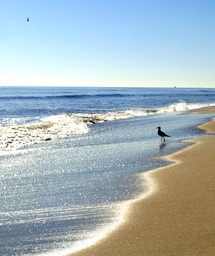
#> input picture Assignment6/sunandsea.jpg, 215 x 256 px, shrunk from 1288 x 1532 before the run, found by its file name
$ python Exercise_6_3.py
#> lines starting #> are read from the running program, lines starting #| are printed output that depends on the picture
import numpy as np
import matplotlib.pyplot as plt
from skimage import io
from scipy.ndimage import gaussian_filter
from sklearn.feature_extraction.image import extract_patches_2d
from sklearn.decomposition import PCA
from scipy.signal import convolve2d
from sklearn.cluster import KMeans
from sklearn.preprocessing import StandardScaler

# Load image
img = io.imread("Assignment6/sunandsea.jpg", as_gray=True)
#> img: shape (256, 215) float64; min 0.00113, max 1, mean 0.707

# Scales
sigmas = [1,2,4]

# Derivative orders up to third order
orders = [
(0,0),
(1,0),(0,1),
(2,0),(0,2),(1,1),
(3,0),(0,3),(2,1),(1,2)
]

responses = []

for s in sigmas:
    for o in orders:

        r = gaussian_filter(img, sigma=s, order=o)

        # scale normalization
        r = (s ** (o[0]+o[1])) * r

        responses.append((s,o,r))
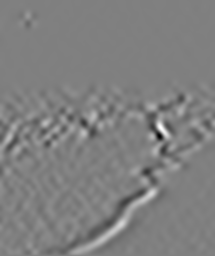
#> r: shape (256, 215) float64; min -0.0726, max 0.072, mean 1.59e-06; drawn with min black and max white
#> after the loop, responses = 30 items

plt.figure(figsize=(12,8))

for i,(s,o,r) in enumerate(responses):
    r = (r-r.min())/(r.max()-r.min())

    plt.subplot(len(sigmas),len(orders),i+1)
    plt.imshow(r,cmap="gray")
    plt.title(f"s={s},o={o}",fontsize=7)
    plt.axis("off")
#> this loop made 30 passes
#> (s, o) on passes 1 to 12: (1, (0, 0)), (1, (1, 0)), (1, (0, 1)), (1, (2, 0)), (1, (0, 2)), (1, (1, 1)), (1, (3, 0)), (1, (0, 3)), (1, (2, 1)), (1, (1, 2)), (2, (0, 0)), (2, (1, 0))
#> pass 1, `r = (r-r.min())/(r.max()-r.min())`:
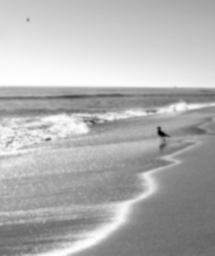
#> r: shape (256, 215) float64; min 0, max 1, mean 0.699

plt.tight_layout()
plt.show()
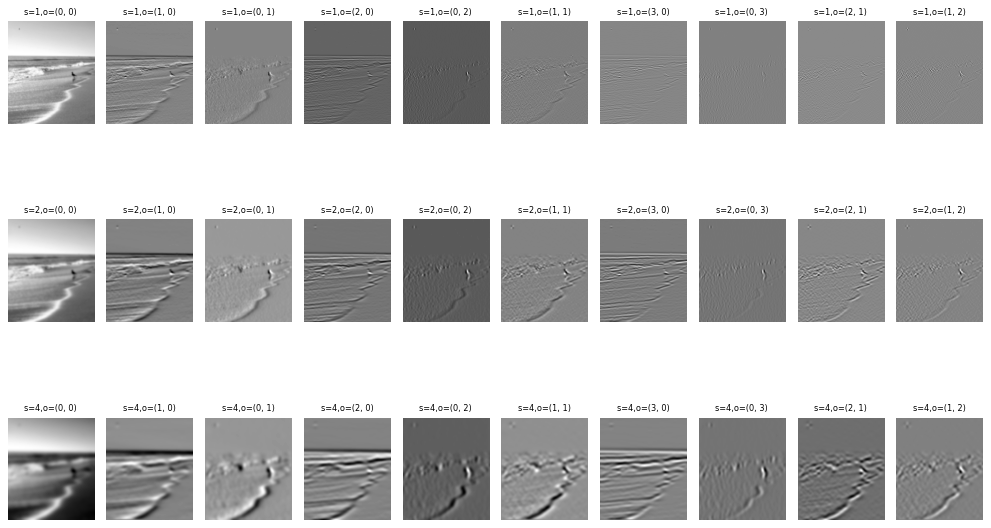
#> figure drawn by matplotlib, 30 panels

#3_2
# load image
img = io.imread("Assignment6/sunandsea.jpg", as_gray=True)

# extract random patches
patches = extract_patches_2d(img, (8,8), max_patches=5000)

# reshape for PCA
X = patches.reshape(len(patches), -1)

# PCA
pca = PCA(n_components=10)
pca.fit(X)

filters = pca.components_.reshape(-1,8,8)

# visualize learned filters
plt.figure(figsize=(10,3))
for i,f in enumerate(filters):
    plt.subplot(2,5,i+1)
    plt.imshow(f, cmap='gray')
    plt.axis("off")
plt.suptitle("PCA learned filters")
plt.show()
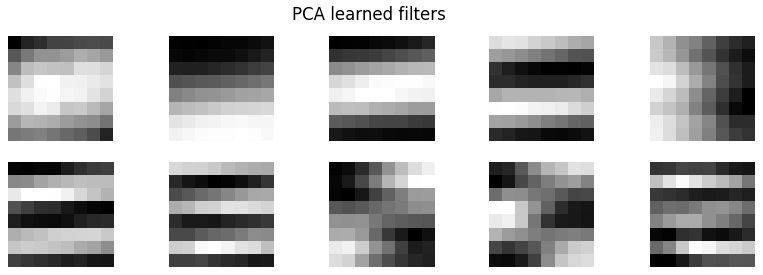
#> figure drawn by matplotlib, 10 panels

# filter responses
plt.figure(figsize=(10,3))
for i,f in enumerate(filters):
    r = convolve2d(img, f, mode="same")
    r = (r-r.min())/(r.max()-r.min())
    plt.subplot(2,5,i+1)
    plt.imshow(r, cmap='gray')
    plt.axis("off")
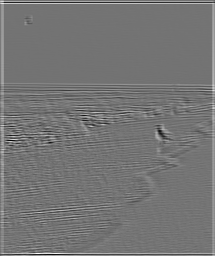
#> r: shape (256, 215) float64; min 0, max 1, mean 0.46
plt.suptitle("Filter responses")
plt.show()
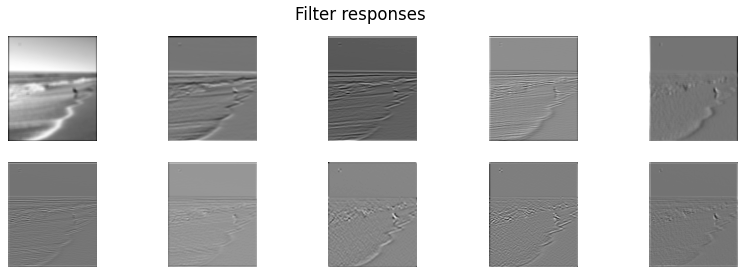
#> figure drawn by matplotlib, 10 panels


#task 3_3
img = io.imread("Assignment6/sunandsea.jpg", as_gray=True)


sigmas = [1,2,4]

orders = [
    (0,0),
    (1,0),(0,1),
    (2,0),(0,2),(1,1),
    (3,0),(0,3),(2,1),(1,2)
]

responses = []

for s in sigmas:
    for o in orders:

        r = gaussian_filter(img, sigma=s, order=o)

        r = (s ** (o[0]+o[1])) * r

        responses.append(r)


H, W = responses[0].shape
#> H = 256; W = 215

features = np.stack(responses, axis=-1)
features = features.reshape(-1, features.shape[-1])


features = StandardScaler().fit_transform(features)


kmeans = KMeans(n_clusters=3, random_state=0, n_init=10)
labels = kmeans.fit_predict(features)

segmentation = labels.reshape(H, W)
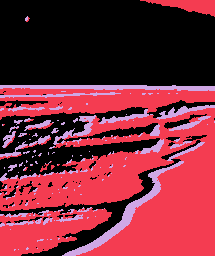
#> segmentation: shape (256, 215) int32; 3 distinct labels, from 0 to 2; one colour per label, 0 black

plt.figure(figsize=(10,4))

plt.subplot(1,2,1)
plt.imshow(img, cmap="gray")
plt.title("Original image")
plt.axis("off")

plt.subplot(1,2,2)
plt.imshow(segmentation, cmap="viridis")
plt.title("K-Means segmentation (K=3)")
plt.axis("off")

plt.tight_layout()
plt.show()
